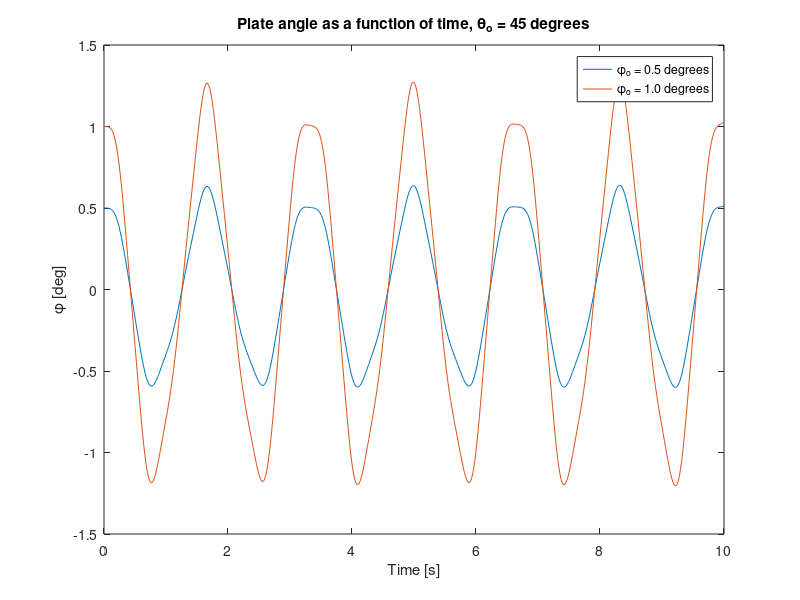
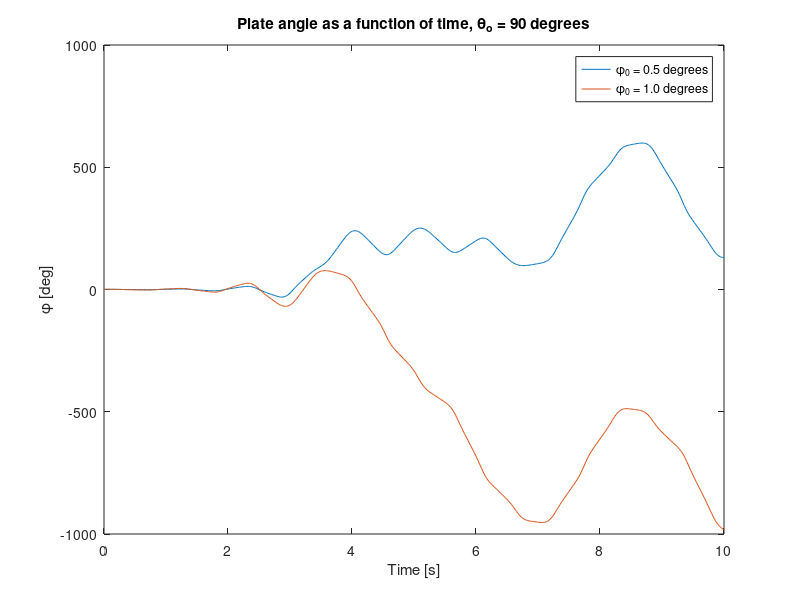

MATLAB code to generate these figures, in order:
function chaos_pendulum_integrate()
% function chaos_pendulum_integrate()
% Integrates the equations of motion of the chaos pendulum and plots the
% results. Edit the values in this function to change the time histories.

% Define the system's parameters in a structure for easy passing.
p.g = 9.81; % 9.81 m/s^2
p.lA = 0.075; % m
p.mA = 0.01; % kg
p.IAxx = 5E-6; % kg * m^2
p.lB = 0.2; % m
p.mB = 0.1; % kg
p.IBxx = 50E-6; % kg * m^2
p.IByy = 250E-6; % kg * m^2
p.IBzz = 200e-6; % kg * m^2

% Create a function handle to an anonymous function which which can pass the
% parameters.
f = @(t, x) state_derivatives(t, x, p);

% Integrate the equations from 0 to 10 seconds at a 0.02 second time step.
timeSpan = linspace(0.0, 10.0, 500);

% Stable %
theta0 = deg2rad(45);
% Set initial angles in radians and the initial speeds to zero.
initialConditions = [theta0, deg2rad(0.5), 0.0, 0.0];
% Integrate the equations of motion with default integration settings.
[t, x] = ode45(f, timeSpan, initialConditions);
% Plot the results for the first integration.
fig1 = figure(1);
plot(t, rad2deg(x(:, 2)))
% Now change the initial condition of phi by half a degree
initialConditions = [theta0, deg2rad(1.0), 0.0, 0.0];
% Integrate the equations of motion with the specified parameters.
[t, x] = ode45(f, timeSpan, initialConditions);
hold all
plot(t, rad2deg(x(:, 2)))
title('Plate angle as a function of time, \theta_o = 45 degrees')
xlabel('Time [s]')
ylabel('\phi [deg]')
legend('\phi_o = 0.5 degrees', '\phi_o = 1.0 degrees')
% Save the figure as a png.
saveas(fig1, 'chaos-pendulum-stable-matlab-plot.png', 'png')

% Chaotic %
theta0 = deg2rad(90.0);
% Set initial angles in radians and the initial speeds to zero.
initialConditions = [theta0, deg2rad(0.5), 0.0, 0.0];
% Integrate the equations of motion with default integration settings.
[t, x] = ode45(f, timeSpan, initialConditions);
% Plot the results for the first integration.
fig2 = figure(2);
plot(t, rad2deg(x(:, 2)))
% Now change the initial condition of phi by half a degree
initialConditions = [theta0, deg2rad(1.0), 0.0, 0.0];
% Integrate the equations of motion with the specified parameters.
[t, x] = ode45(f, timeSpan, initialConditions);
hold all
plot(t, rad2deg(x(:, 2)))
title('Plate angle as a function of time, \theta_o = 90 degrees')
xlabel('Time [s]')
ylabel('\phi [deg]')
legend('\phi_0 = 0.5 degrees', '\phi_0 = 1.0 degrees')
% Save the figure as a png.
saveas(fig2, 'chaos-pendulum-chaotic-matlab-plot.png', 'png')

function xd = state_derivatives(t, x, p)
%function xd = state_derivatives(t, x, p)
% Returns the derivatives of the states as a function of the current state
% and time.
%
% Parameters
% ----------
% t : double
%   Current time.
% x : vector, (4, 1)
%   Current state.

% Unpack the variables so that you can use the sympy equations as is.
theta = x(1);
phi = x(2);
omega = x(3);
alpha = x(4);

% Initialize a vector for the derivatives.
xd = zeros(4, 1);
% Calculate the derivatives of the states. These equations can be copied
% directly from the sympy output but be sure to print with `mprint` in
% sympy.physics.mechanics to remove the `(t)` and use Matlab's find and
% replace and regular expressions to change the python `**` to the matlab
% `^`.
% theta'
xd(1) = omega;
% phi'
xd(2) = alpha;
% omega'
xd(3) = (-2 * p.IBxx * alpha * omega * sin(phi) * cos(phi) + 2 * ...
    p.IByy * alpha * omega * sin(phi) * cos(phi) - p.g * p.lA * p.mA * ...
    sin(theta) - p.g * p.lB * p.mB * sin(theta)) / (p.IAxx + p.IBxx * ...
    sin(phi)^2 + p.IByy * cos(phi)^2 + p.lA^2 * p.mA + p.lB^2 * p.mB);
% alpha'
xd(4) = (p.IBxx - p.IByy) * omega^2 * sin(phi) * cos(phi) / p.IBzz;
